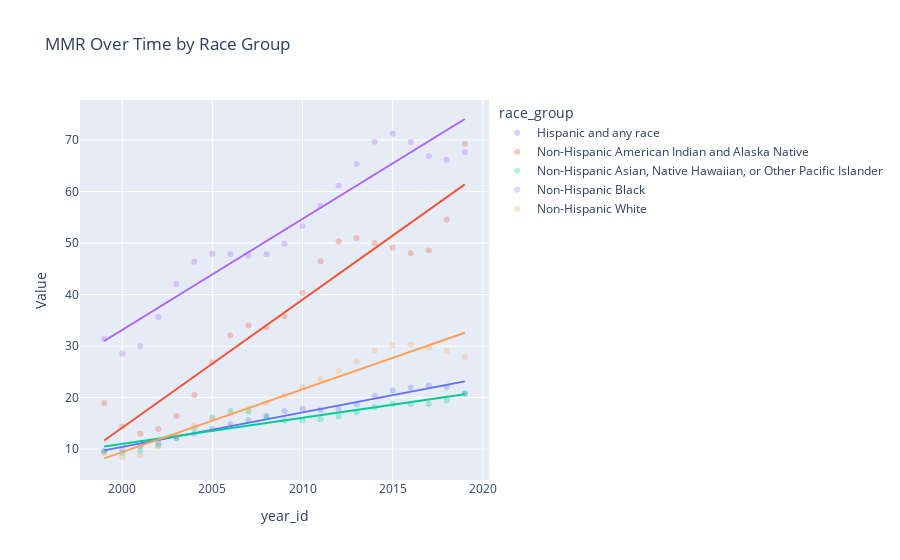

This figure's notebook cell:
### Markdown cell above
*Plot*

### Code cell
import plotly.express as px
import pandas as pd

fig = px.scatter(
    df_first,
    x='year_id',
    y='val',
    color='race_group',
    #animation_frame='year_id',
    trendline='ols',  # Ordinary Least Squares (linear regression)
    opacity=0.3,
    labels={'val': 'Value'},
    title='MMR Over Time by Race Group',
    
)

fig.show()

### Figure 1 — Plotly figure (JSON) as saved in the notebook; plotly's stock layout.template omitted (floating-point values rounded to 4 significant figures)
{"data": [{"hovertemplate": "race_group=Hispanic and any race<br>year_id=%{x}<br>Value=%{y}<extra></extra>", "legendgroup": "Hispanic and any race", "marker": {"color": "#636efa", "opacity": 0.3, "symbol": "circle"}, "mode": "markers", "name": "Hispanic and any race", "orientation": "v", "showlegend": true, "type": "scatter", "x": [1999, 2000, 2001, 2002, 2003, 2004, 2005, 2006, 2007, 2008, 2009, 2010, 2011, 2012, 2013, 2014, 2015, 2016, 2017, 2018, 2019], "xaxis": "x", "y": [9.632, 9.99, 10.54, 11.24, 12.06, 12.95, 13.94, 14.8, 15.6, 16.48, 17.38, 17.84, 17.61, 17.76, 18.71, 20.3, 21.36, 21.96, 22.34, 22.07, 20.79], "yaxis": "y"}, {"hovertemplate": "<b>OLS trendline</b><br>val = 0.669747 * year_id + -1329.08<br>R<sup>2</sup>=0.967473<br><br>race_group=Hispanic and any race<br>year_id=%{x}<br>Value=%{y} <b>(trend)</b><extra></extra>", "legendgroup": "Hispanic and any race", "marker": {"color": "#636efa", "symbol": "circle"}, "mode": "lines", "name": "Hispanic and any race", "showlegend": false, "type": "scatter", "x": [1999, 2000, 2001, 2002, 2003, 2004, 2005, 2006, 2007, 2008, 2009, 2010, 2011, 2012, 2013, 2014, 2015, 2016, 2017, 2018, 2019], "xaxis": "x", "y": [9.749, 10.42, 11.09, 11.76, 12.43, 13.1, 13.77, 14.44, 15.11, 15.78, 16.45, 17.12, 17.79, 18.46, 19.13, 19.8, 20.47, 21.13, 21.8, 22.47, 23.14], "yaxis": "y"}, {"hovertemplate": "race_group=Non-Hispanic American Indian and Alaska Native<br>year_id=%{x}<br>Value=%{y}<extra></extra>", "legendgroup": "Non-Hispanic American Indian and Alaska Native", "marker": {"color": "#EF553B", "opacity": 0.3, "symbol": "circle"}, "mode": "markers", "name": "Non-Hispanic American Indian and Alaska Native", "orientation": "v", "showlegend": true, "type": "scatter", "x": [1999, 2000, 2001, 2002, 2003, 2004, 2005, 2006, 2007, 2008, 2009, 2010, 2011, 2012, 2013, 2014, 2015, 2016, 2017, 2018, 2019], "xaxis": "x", "y": [18.97, 14.38, 12.97, 13.88, 16.43, 20.5, 26.82, 32.12, 34.0, 33.64, 35.8, 40.32, 46.46, 50.29, 50.99, 49.98, 49.1, 48.02, 48.59, 54.59, 69.28], "yaxis": "y"}, {"hovertemplate": "<b>OLS trendline</b><br>val = 2.48709 * year_id + -4960.03<br>R<sup>2</sup>=0.918941<br><br>race_group=Non-Hispanic American Indian and Alaska Native<br>year_id=%{x}<br>Value=%{y} <b>(trend)</b><extra></extra>", "legendgroup": "Non-Hispanic American Indian and Alaska Native", "marker": {"color": "#EF553B", "symbol": "circle"}, "mode": "lines", "name": "Non-Hispanic American Indian and Alaska Native", "showlegend": false, "type": "scatter", "x": [1999, 2000, 2001, 2002, 2003, 2004, 2005, 2006, 2007, 2008, 2009, 2010, 2011, 2012, 2013, 2014, 2015, 2016, 2017, 2018, 2019], "xaxis": "x", "y": [11.66, 14.15, 16.63, 19.12, 21.61, 24.09, 26.58, 29.07, 31.56, 34.04, 36.53, 39.02, 41.5, 43.99, 46.48, 48.97, 51.45, 53.94, 56.43, 58.91, 61.4], "yaxis": "y"}, {"hovertemplate": "race_group=Non-Hispanic Asian, Native Hawaiian, or Other Pacific Islander<br>year_id=%{x}<br>Value=%{y}<extra></extra>", "legendgroup": "Non-Hispanic Asian, Native Hawaiian, or Other Pacific Islander", "marker": {"color": "#00cc96", "opacity": 0.3, "symbol": "circle"}, "mode": "markers", "name": "Non-Hispanic Asian, Native Hawaiian, or Other Pacific Islander", "orientation": "v", "showlegend": true, "type": "scatter", "x": [1999, 2000, 2001, 2002, 2003, 2004, 2005, 2006, 2007, 2008, 2009, 2010, 2011, 2012, 2013, 2014, 2015, 2016, 2017, 2018, 2019], "xaxis": "x", "y": [9.589, 9.187, 9.66, 10.69, 12.22, 14.06, 16.13, 17.38, 17.28, 16.17, 15.57, 15.52, 15.81, 16.32, 17.13, 18.18, 18.73, 18.73, 18.73, 19.46, 20.81], "yaxis": "y"}, {"hovertemplate": "<b>OLS trendline</b><br>val = 0.506998 * year_id + -1002.97<br>R<sup>2</sup>=0.831553<br><br>race_group=Non-Hispanic Asian, Native Hawaiian, or Other Pacific Islander<br>year_id=%{x}<br>Value=%{y} <b>(trend)</b><extra></extra>", "legendgroup": "Non-Hispanic Asian, Native Hawaiian, or Other Pacific Islander", "marker": {"color": "#00cc96", "symbol": "circle"}, "mode": "lines", "name": "Non-Hispanic Asian, Native Hawaiian, or Other Pacific Islander", "showlegend": false, "type": "scatter", "x": [1999, 2000, 2001, 2002, 2003, 2004, 2005, 2006, 2007, 2008, 2009, 2010, 2011, 2012, 2013, 2014, 2015, 2016, 2017, 2018, 2019], "xaxis": "x", "y": [10.52, 11.03, 11.53, 12.04, 12.55, 13.05, 13.56, 14.07, 14.57, 15.08, 15.59, 16.1, 16.6, 17.11, 17.62, 18.12, 18.63, 19.14, 19.64, 20.15, 20.66], "yaxis": "y"}, {"hovertemplate": "race_group=Non-Hispanic Black<br>year_id=%{x}<br>Value=%{y}<extra></extra>", "legendgroup": "Non-Hispanic Black", "marker": {"color": "#ab63fa", "opacity": 0.3, "symbol": "circle"}, "mode": "markers", "name": "Non-Hispanic Black", "orientation": "v", "showlegend": true, "type": "scatter", "x": [1999, 2000, 2001, 2002, 2003, 2004, 2005, 2006, 2007, 2008, 2009, 2010, 2011, 2012, 2013, 2014, 2015, 2016, 2017, 2018, 2019], "xaxis": "x", "y": [31.43, 28.49, 30.0, 35.66, 42.07, 46.37, 47.9, 47.84, 47.53, 47.83, 49.89, 53.31, 57.25, 61.11, 65.36, 69.65, 71.23, 69.64, 66.85, 66.16, 67.63], "yaxis": "y"}, {"hovertemplate": "<b>OLS trendline</b><br>val = 2.15519 * year_id + -4277.25<br>R<sup>2</sup>=0.922955<br><br>race_group=Non-Hispanic Black<br>year_id=%{x}<br>Value=%{y} <b>(trend)</b><extra></extra>", "legendgroup": "Non-Hispanic Black", "marker": {"color": "#ab63fa", "symbol": "circle"}, "mode": "lines", "name": "Non-Hispanic Black", "showlegend": false, "type": "scatter", "x": [1999, 2000, 2001, 2002, 2003, 2004, 2005, 2006, 2007, 2008, 2009, 2010, 2011, 2012, 2013, 2014, 2015, 2016, 2017, 2018, 2019], "xaxis": "x", "y": [30.98, 33.14, 35.29, 37.45, 39.6, 41.76, 43.91, 46.07, 48.22, 50.38, 52.53, 54.69, 56.84, 59.0, 61.15, 63.31, 65.46, 67.62, 69.77, 71.93, 74.08], "yaxis": "y"}, {"hovertemplate": "race_group=Non-Hispanic White<br>year_id=%{x}<br>Value=%{y}<extra></extra>", "legendgroup": "Non-Hispanic White", "marker": {"color": "#FFA15A", "opacity": 0.3, "symbol": "circle"}, "mode": "markers", "name": "Non-Hispanic White", "orientation": "v", "showlegend": true, "type": "scatter", "x": [1999, 2000, 2001, 2002, 2003, 2004, 2005, 2006, 2007, 2008, 2009, 2010, 2011, 2012, 2013, 2014, 2015, 2016, 2017, 2018, 2019], "xaxis": "x", "y": [9.206, 8.415, 8.817, 10.52, 12.7, 14.56, 15.88, 16.9, 17.88, 18.97, 20.41, 22.03, 23.57, 25.15, 27.04, 29.09, 30.2, 30.24, 29.67, 29.05, 27.86], "yaxis": "y"}, {"hovertemplate": "<b>OLS trendline</b><br>val = 1.21899 * year_id + -2428.56<br>R<sup>2</sup>=0.953932<br><br>race_group=Non-Hispanic White<br>year_id=%{x}<br>Value=%{y} <b>(trend)</b><extra></extra>", "legendgroup": "Non-Hispanic White", "marker": {"color": "#FFA15A", "symbol": "circle"}, "mode": "lines", "name": "Non-Hispanic White", "showlegend": false, "type": "scatter", "x": [1999, 2000, 2001, 2002, 2003, 2004, 2005, 2006, 2007, 2008, 2009, 2010, 2011, 2012, 2013, 2014, 2015, 2016, 2017, 2018, 2019], "xaxis": "x", "y": [8.2, 9.419, 10.64, 11.86, 13.08, 14.29, 15.51, 16.73, 17.95, 19.17, 20.39, 21.61, 22.83, 24.05, 25.27, 26.48, 27.7, 28.92, 30.14, 31.36, 32.58], "yaxis": "y"}], "layout": {"legend": {"title": {"text": "race_group"}, "tracegroupgap": 0}, "title": {"text": "MMR Over Time by Race Group"}, "xaxis": {"anchor": "y", "domain": [0, 1], "title": {"text": "year_id"}}, "yaxis": {"anchor": "x", "domain": [0, 1], "title": {"text": "Value"}}}}
